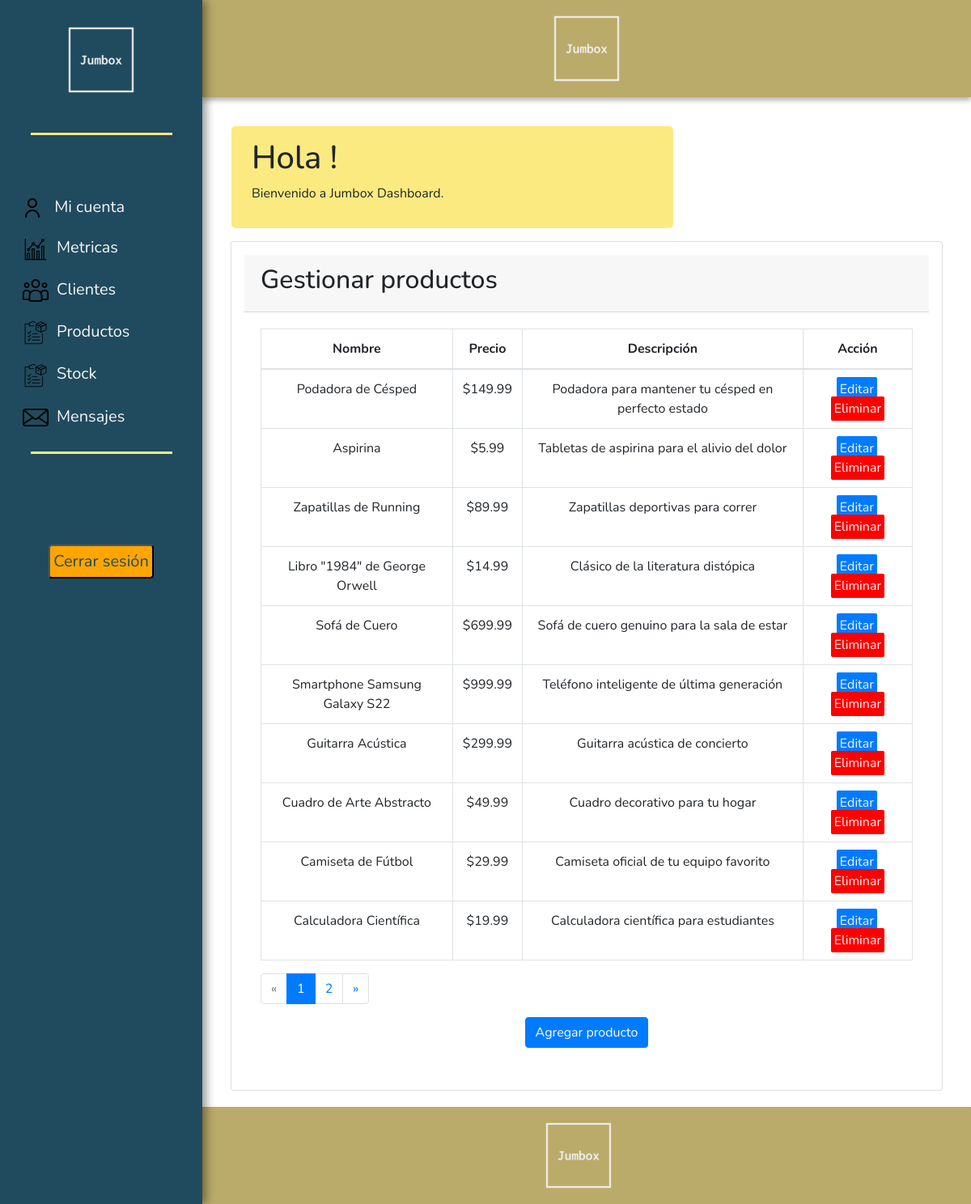
Page /admin_dashboard on the earlier database version.
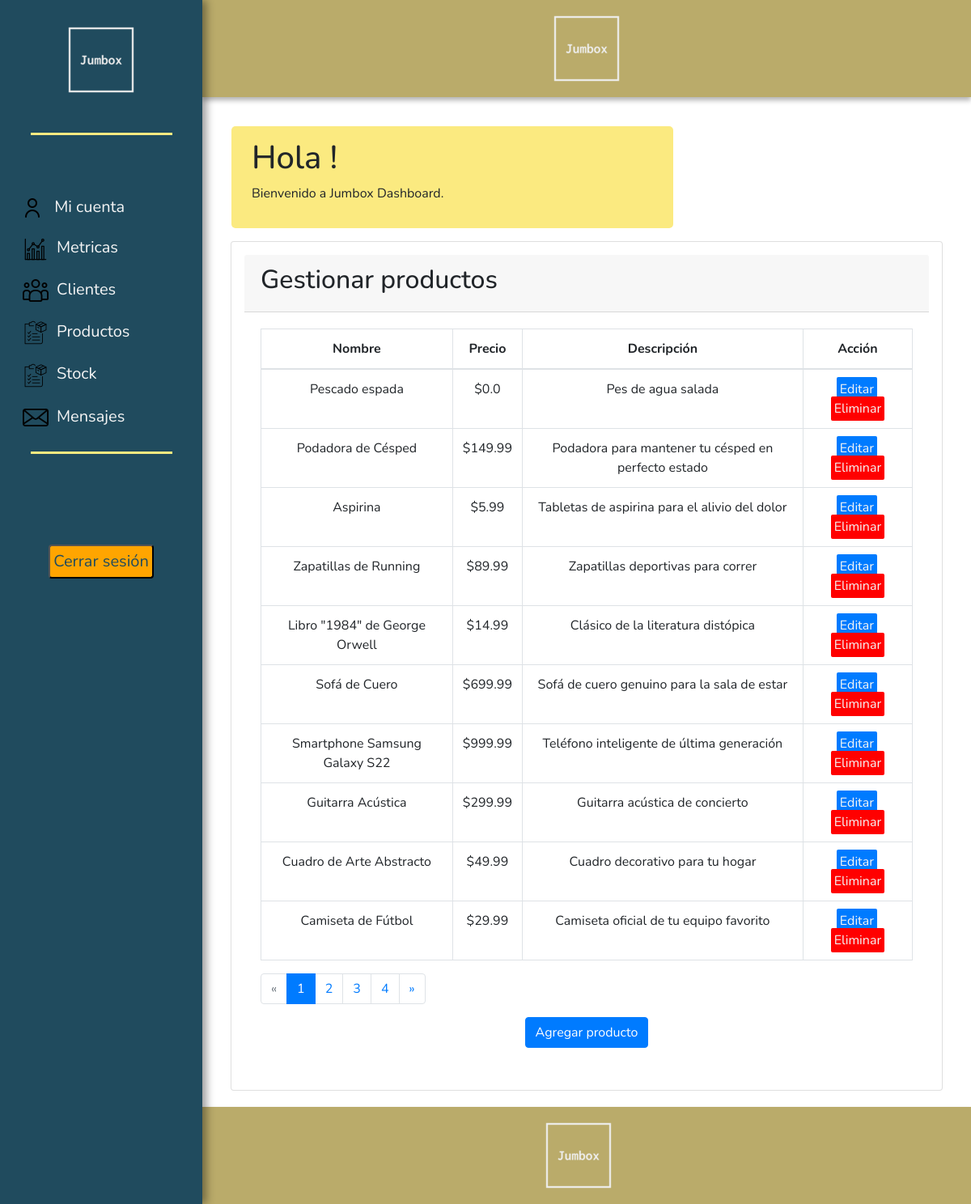
Same page on the later database version.
### tables this page shows
CREATE TABLE producto (
    id_producto INTEGER PRIMARY KEY AUTOINCREMENT,
    nombre TEXT NOT NULL,
    descripcion TEXT,
    precio REAL NOT NULL,
    categoria_id INTEGER NOT NULL,

    FOREIGN KEY (categoria_id) REFERENCES categoria_producto (id_categoria_producto)
);

### app.py (the view)
@app.route('/admin_dashboard')
def admin_dashboard():
    conn = sqlite3.connect('jumbox.db')
    cursor = conn.cursor()
    cursor.execute("SELECT nombre, precio, descripcion, id_producto, categoria_id FROM producto")
    productos = cursor.fetchall()
    conn.close()
    page, per_page, offset = get_page_args(page_parameter='page', per_page_parameter='per_page')
    total = len(productos)
    pagination = Pagination(page=page, per_page=per_page, total=total, css_framework='bootstrap4')
    productos_paginados = productos[offset: offset + per_page]
    return render_template('admin_dashboard.html', productos=productos_paginados, pagination=pagination)

### templates/admin_dashboard.html
{% extends 'base.html' %}
{% block body %}
    <div class="content ">
        <div class="m-3 cartel-bienvenido">
            <h1>Hola {{nombre}}!</h1>
            <p>Bienvenido a Jumbox Dashboard.</p>
        </div>
        <main class="container">
            <div class="card p-3 gestionar-productos">
                <div class="card-header">
                    <h2>Gestionar productos</h2>
                </div>
                <div class="card-body text-center">
                    <table class="table table-bordered">
                        <thead>
                            <tr>
                                <th>Nombre</th>
                                <th>Precio</th>
                                <th>Descripción</th>
                                <th>Acción</th>
                            </tr>
                        </thead>
                            <tbody>
                            {% for producto in productos %}
                                <tr>
                                    <td>{{ producto[0] }}</td>
                                    <td>${{ producto[1] }}</td>
                                    <td>{{ producto[2] }}</td>
                                    <td>
                                        <a href="/editar_producto/{{ producto[3] }}" class="bg-primary editar" data-id="{{ producto[3] }}">Editar</a>
                                        <a href="/eliminar_producto/{{ producto[3] }}" class="eliminar" data-id="{{ producto[3] }}">Eliminar</a>
                                    </td>
                                </tr>
                            {% endfor %}
                            </tbody>
                    </table>
                    <div class="pagination">
                        {{ pagination.links }}
                    </div>
                    <a href="{{ url_for('agregar_producto') }}" class="btn btn-primary mb-3">Agregar producto</a>
                </div>
            </div>
        </main>
    </div>
{% endblock %}

Differences in the rows shown:
no longer on this page (row unchanged): producto: nombre "Calculadora Científica", precio "19.99", descripcion "Calculadora científica para estudiantes"
added producto: nombre "Pescado espada", precio "0.0", descripcion "Pes de agua salada"
Other differences:
{{ pagination.links }}: "« 1 2 »" → "« 1 2 3 4 »"
